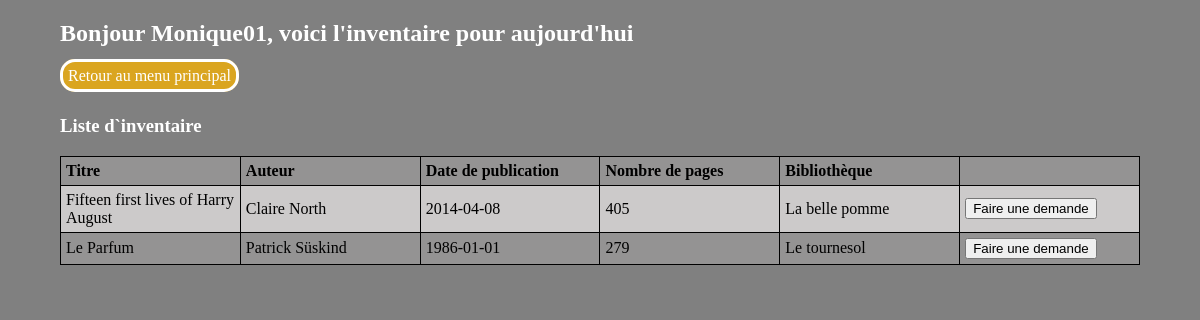
The app's page /ClientdisponibleEmprunt.php (signed in) with its own data.
### tables this page shows
CREATE TABLE `livres` (
  `id` int NOT NULL,
  `titre` text NOT NULL,
  `auteur` varchar(20) NOT NULL,
  `date_publication` date NOT NULL,
  `nombre_pages` int NOT NULL,
  `bibli_id` int NOT NULL
);

CREATE TABLE `bibliotheque` (
  `id` int NOT NULL,
  `Nom` varchar(25) NOT NULL,
  `adresse_id` int NOT NULL
);

### ClientdisponibleEmprunt.php (the view, shortened to what this page needs)
<!DOCTYPE html>
<html lang="en">
<head>
    <link rel="stylesheet" href="style/css/style.css">
</head>
<body>
    <?php
    $mysqli = new mysqli($host, $username, $password, $database);
    if (isset($_SESSION["user"])) {
        echo "<h2> Bonjour " . $_SESSION["user"] . ", voici l'inventaire pour aujourd'hui</h2>";
    }
    ?>
    <nav>
        <a href="clientHomePage.php">Retour au menu principal</a>
    </nav>
    <?php
    $sql = "SELECT livres.id, `titre`, `auteur`, `date_publication`, `nombre_pages`, `Nom`, livres_id
FROM `livres`
INNER JOIN `bibliotheque`
ON livres.bibli_id = bibliotheque.id
LEFT JOIN `livres_emprunte`
ON livres.id = livres_emprunte.livres_id
WHERE livres_emprunte.livres_id IS NULL
ORDER BY `Nom` ASC";
    $result = $mysqli->query($sql);
    echo '<h3>Liste d`inventaire</h3>';
    echo '<table><tr><th>Titre</th><th>Auteur</th><th>Date de publication</th><th>Nombre de pages</th><th>Bibliothèque</th><th></th></tr>';
    while ($row = $result->fetch_assoc()) {
        echo "<tr>";
        echo "<td>" . $row["titre"] . "</td>";
        echo "<td>" . $row["auteur"] . "</td>";
        echo "<td>" . $row["date_publication"] . "</td>";
        echo "<td>" . $row["nombre_pages"] . "</td>";
        echo "<td>" . $row["Nom"] . "</td>";
        echo '<td><form action="clientReservation.php" method="POST">
    <input type="number" value=' . $row["id"] . ' hidden name="id" id="id">
    <input type="submit" value="Faire une demande">
</form></td>';
        echo "</tr>";
    }
    echo "</table>";
    ?>
</body>
</html>

### style/css/style.css (style rules this page uses)
body { background-color: grey; width: 90%; max-width: 1280px; margin: auto; }
h1, h2, h3, p, legend { color: white; }
nav { margin-bottom: 30px; }
nav a { text-decoration: none; color: white; background-color: goldenrod; border: solid; border-radius: 15px; padding: 5px; }
table, th, td { text-align: left; color: black; border: 1px solid black; border-collapse: collapse; padding: 5px; table-layout: fixed; }
table { width: 100%; }
tr:nth-child(odd) { background-color: #949393; }
tr:nth-child(even) { background-color: #cccaca; }

### records on screen
livres: titre "Fifteen first lives of Harry August", auteur "Claire North", date_publication "2014-04-08", nombre_pages "405", bibli.Nom "La belle pomme"
livres: titre "Le Parfum", auteur "Patrick Süskind", date_publication "1986-01-01", nombre_pages "279", bibli.Nom "Le tournesol"

### other values on screen
$_SESSION["user"] "Monique01"
